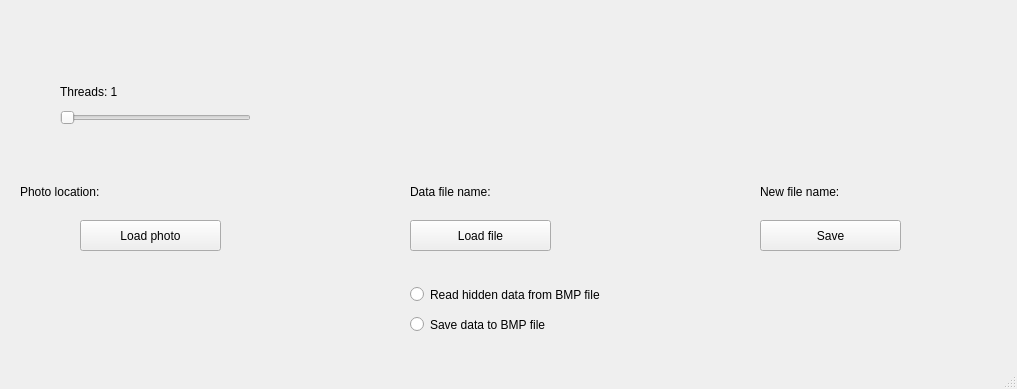
<?xml version="1.0" encoding="UTF-8"?>
<ui version="4.0">
 <class>MainWindow</class>
 <widget class="QMainWindow" name="MainWindow">
  <property name="geometry">
   <rect>
    <x>0</x>
    <y>0</y>
    <width>1017</width>
    <height>389</height>
   </rect>
  </property>
  <property name="minimumSize">
   <size>
    <width>1017</width>
    <height>389</height>
   </size>
  </property>
  <property name="maximumSize">
   <size>
    <width>1017</width>
    <height>389</height>
   </size>
  </property>
  <property name="windowTitle">
   <string>MainWindow</string>
  </property>
  <widget class="QWidget" name="centralwidget">
   <widget class="QPushButton" name="loadPhotoButton">
    <property name="geometry">
     <rect>
      <x>80</x>
      <y>220</y>
      <width>141</width>
      <height>31</height>
     </rect>
    </property>
    <property name="text">
     <string>Load photo</string>
    </property>
   </widget>
   <widget class="QLabel" name="photoLocationLabel">
    <property name="geometry">
     <rect>
      <x>20</x>
      <y>180</y>
      <width>271</width>
      <height>23</height>
     </rect>
    </property>
    <property name="text">
     <string>Photo location: </string>
    </property>
    <property name="wordWrap">
     <bool>true</bool>
    </property>
   </widget>
   <widget class="QLabel" name="newFileNameLabel">
    <property name="geometry">
     <rect>
      <x>760</x>
      <y>180</y>
      <width>231</width>
      <height>23</height>
     </rect>
    </property>
    <property name="text">
     <string>New file name: </string>
    </property>
   </widget>
   <widget class="QLabel" name="dataFileNameLabel">
    <property name="geometry">
     <rect>
      <x>410</x>
      <y>180</y>
      <width>211</width>
      <height>23</height>
     </rect>
    </property>
    <property name="text">
     <string>Data file name:</string>
    </property>
   </widget>
   <widget class="QPushButton" name="loadDataFileButton">
    <property name="enabled">
     <bool>true</bool>
    </property>
    <property name="geometry">
     <rect>
      <x>410</x>
      <y>220</y>
      <width>141</width>
      <height>31</height>
     </rect>
    </property>
    <property name="text">
     <string>Load file</string>
    </property>
   </widget>
   <widget class="QPushButton" name="saveFileButton">
    <property name="geometry">
     <rect>
      <x>760</x>
      <y>220</y>
      <width>141</width>
      <height>31</height>
     </rect>
    </property>
    <property name="text">
     <string>Save</string>
    </property>
   </widget>
   <widget class="QRadioButton" name="readFromBMPRadioButton">
    <property name="geometry">
     <rect>
      <x>410</x>
      <y>280</y>
      <width>271</width>
      <height>29</height>
     </rect>
    </property>
    <property name="text">
     <string>Read hidden data from BMP file</string>
    </property>
   </widget>
   <widget class="QRadioButton" name="writeDataToBMPRadioButton">
    <property name="geometry">
     <rect>
      <x>410</x>
      <y>310</y>
      <width>261</width>
      <height>29</height>
     </rect>
    </property>
    <property name="text">
     <string>Save data to BMP file</string>
    </property>
   </widget>
   <widget class="QSlider" name="horizontalSlider">
    <property name="geometry">
     <rect>
      <x>60</x>
      <y>110</y>
      <width>191</width>
      <height>16</height>
     </rect>
    </property>
    <property name="orientation">
     <enum>Qt::Horizontal</enum>
    </property>
   </widget>
   <widget class="QLabel" name="label">
    <property name="geometry">
     <rect>
      <x>60</x>
      <y>80</y>
      <width>191</width>
      <height>23</height>
     </rect>
    </property>
    <property name="text">
     <string>Threads: 1</string>
    </property>
   </widget>
  </widget>
  <widget class="QMenuBar" name="menubar">
   <property name="geometry">
    <rect>
     <x>0</x>
     <y>0</y>
     <width>1017</width>
     <height>28</height>
    </rect>
   </property>
  </widget>
  <widget class="QStatusBar" name="statusbar"/>
 </widget>
 <resources/>
 <connections/>
</ui>
